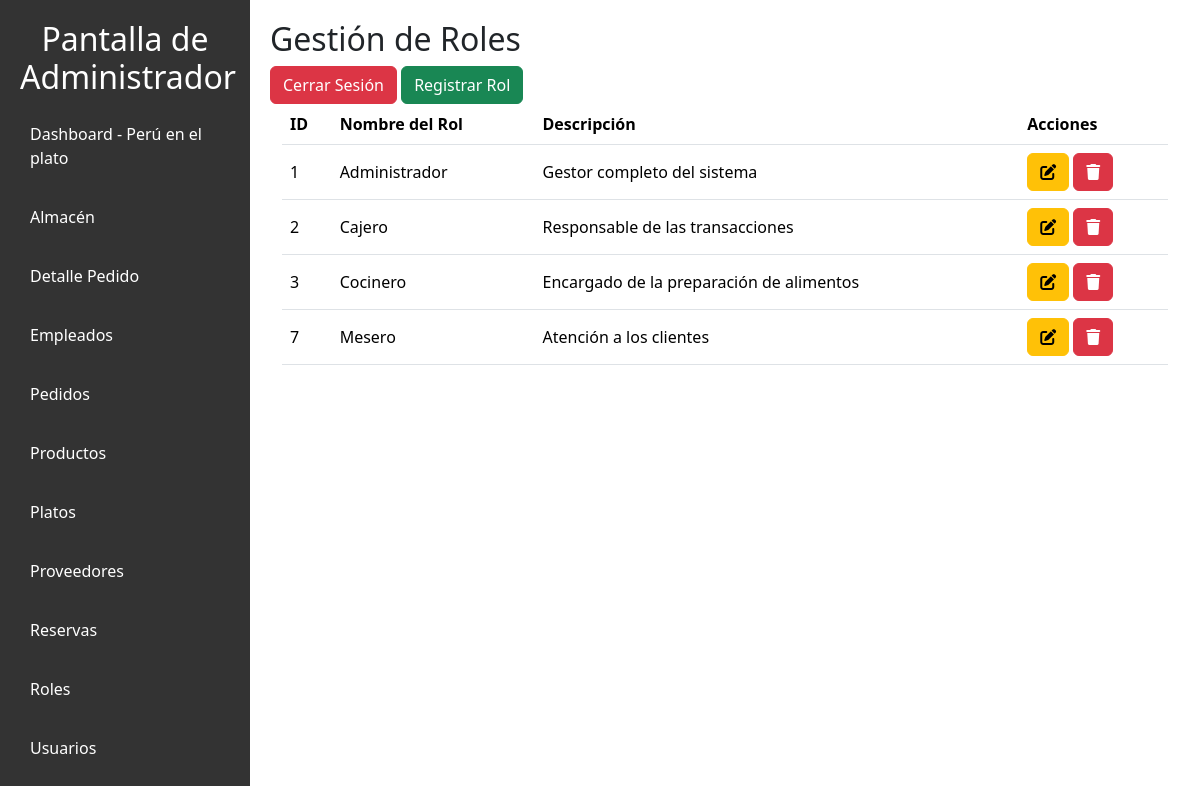
Screenshot of /vista/roles.php with the database file from the repository.
### tables this page shows
CREATE TABLE `roles` (
  `id_rol` int(11) NOT NULL,
  `nombre_rol` varchar(50) DEFAULT NULL,
  `descripcion` varchar(255) DEFAULT NULL
);

### MODELO/rol.php (called while the page is built, shortened)
<?php
class Rol {
    private $conexion;
    public function __construct($conexion) {
        $this->conexion = $conexion;
    }
    public function obtenerRoles() {
        $sql = "SELECT * FROM roles";
        return $this->conexion->query($sql);
    }
}
?>

### vista/roles.php (the view, shortened to what this page needs)
<?php
require_once "../config/conexion.php";
require_once "../modelo/rol.php";
$rolModelo = new Rol($conexion);
$roles = $rolModelo->obtenerRoles();
?>
<!DOCTYPE html>
<html lang="en">
<head>
    <link rel="stylesheet" href="../public/styles/admi.css">
    <link rel="stylesheet" href="../public/styles/tablas.css">
    <link href="https://cdn.jsdelivr.net/npm/bootstrap@5.3.3/dist/css/bootstrap.min.css" rel="stylesheet">
</head>
<body>
    <nav class="sidebar">
        <h2>Pantalla de Administrador</h2>
        <ul>
            <li><a href="../vista/admin_dashboard.php">Dashboard - Perú en el plato</a></li>
            <li><a href="../vista/almacen.php">Almacén</a></li>
            <li><a href="../vista/detalle_pedido.php">Detalle Pedido</a></li>
            <li><a href="../vista/empleados.php">Empleados</a></li>
            <li><a href="../vista/pedidos.php">Pedidos</a></li>
            <li><a href="../vista/productos.php">Productos</a></li>
            <li><a href="../vista/platos.php">Platos</a></li>
            <li><a href="../vista/proveedores.php">Proveedores</a></li>
            <li><a href="../vista/reservas.php">Reservas</a></li>
            <li><a href="../vista/roles.php">Roles</a></li>
            <li><a href="../vista/usuario.php">Usuarios</a></li>
        </ul>
    </nav>
    <div class="main-content">
        <h2>Gestión de Roles</h2>
        <a href="../controlador/logout.php" class="btn btn-danger">Cerrar Sesión</a>
        <button type="button" class="btn btn-success" data-bs-toggle="modal" data-bs-target="#registroModal">Registrar Rol</button>
        <div class="container-fluid">
            <table class="table">
                <thead class="bg-info">
                    <tr>
                        <th>ID</th>
                        <th>Nombre del Rol</th>
                        <th>Descripción</th>
                        <th>Acciones</th>
                </thead>
                <tbody>
                    <?php while ($rol = $roles->fetch_assoc()): ?>
                        <tr>
                            <td><?= $rol['id_rol'] ?></td>
                            <td><?= $rol['nombre_rol'] ?></td>
                            <td><?= $rol['descripcion'] ?></td>
                            <td>
                                <button type="button" class="btn btn-warning" data-bs-toggle="modal" data-bs-target="#modificarModal<?= $rol['id_rol'] ?>"><i class="fa-solid fa-pen-to-square"></i>
                                </button>
                                <a href="../controlador/CRUDrol.php?accion=eliminar&id=<?= $rol['id_rol'] ?>" class="btn btn-danger" onclick="return confirm('¿Estás seguro de eliminar este rol?');"><i class="fa-solid fa-trash"></i></a>
                            </td>
                        </tr>
                    <?php endwhile; ?>
                </tbody>
            </table>
        </div>
    </div>
</body>
</html>

### public/styles/admi.css (style rules this page uses)
body { font-family: Arial, sans-serif; margin: 0; padding: 0; background-color: #f4f4f4; height: 100vh; }
.sidebar { width: 250px; background-color: #333; color: #fff; padding: 20px; }
.sidebar h2 { text-align: center; }
.sidebar ul { list-style: none; padding: 0; }
.sidebar ul li { margin: 15px 0; }
.sidebar ul li a { color: #fff; text-decoration: none; padding: 10px; display: block; transition: background 0.3s; }
table { width: 100%; border-collapse: collapse; margin-bottom: 20px; }
th, td { padding: 8px; text-align: left; border: 1px solid #ddd; }
th { background-color: #f2f2f2; }
.btn-danger { background-color: #dc3545; color: white; padding: 10px 15px; border: none; border-radius: 4px; cursor: pointer; text-decoration: none; }
.table { width: 100%; margin-bottom: 0; }
.table thead { position: sticky; top: 0; background-color: #f8f9fa; z-index: 10; }
.table th { background-color: #f8f9fa; color: #6c757d; border-bottom: 2px solid #dee2e6; font-weight: 600; }
.table td { vertical-align: middle; padding: 12px; }
.table tr:nth-child(even) { background-color: #f2f2f2; }
.btn { transition: box-shadow 0.3s ease, transform 0.3s ease; }

### public/styles/tablas.css (style rules this page uses)
body { display: flex; }
.sidebar { width: 250px; }
.main-content { flex: 1; padding: 20px; }
.table { width: 100%; }

### rows the page displays
roles: id_rol "1", nombre_rol "Administrador", descripcion "Gestor completo del sistema"
roles: id_rol "2", nombre_rol "Cajero", descripcion "Responsable de las transacciones"
roles: id_rol "3", nombre_rol "Cocinero", descripcion "Encargado de la preparación de alimentos"
roles: id_rol "7", nombre_rol "Mesero", descripcion "Atención a los clientes"
